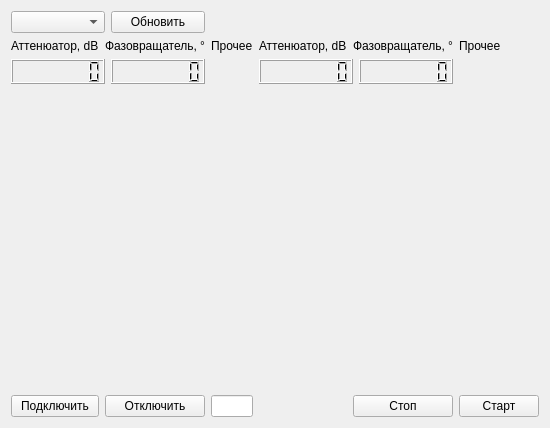
<?xml version="1.0" encoding="UTF-8"?>
<ui version="4.0">
 <class>quickSwitchMode</class>
 <widget class="QWidget" name="quickSwitchMode">
  <property name="geometry">
   <rect>
    <x>0</x>
    <y>0</y>
    <width>531</width>
    <height>428</height>
   </rect>
  </property>
  <property name="windowTitle">
   <string>Form</string>
  </property>
  <layout class="QGridLayout" name="gridLayout">
   <item row="2" column="3">
    <layout class="QVBoxLayout" name="verticalLayoutAtt_6"/>
   </item>
   <item row="1" column="0">
    <widget class="QLabel" name="label_2">
     <property name="text">
      <string>Аттенюатор, dB</string>
     </property>
    </widget>
   </item>
   <item row="1" column="2">
    <widget class="QLabel" name="label_8">
     <property name="text">
      <string>Прочее</string>
     </property>
    </widget>
   </item>
   <item row="0" column="0" colspan="2">
    <layout class="QGridLayout" name="gridLayout_10">
     <item row="0" column="1">
      <widget class="QPushButton" name="pushButtonRefresh_4">
       <property name="minimumSize">
        <size>
         <width>0</width>
         <height>0</height>
        </size>
       </property>
       <property name="text">
        <string>Обновить</string>
       </property>
      </widget>
     </item>
     <item row="0" column="0">
      <widget class="QComboBox" name="comboBoxToolList_4">
       <property name="minimumSize">
        <size>
         <width>0</width>
         <height>0</height>
        </size>
       </property>
       <property name="layoutDirection">
        <enum>Qt::LeftToRight</enum>
       </property>
       <property name="insertPolicy">
        <enum>QComboBox::InsertAtBottom</enum>
       </property>
      </widget>
     </item>
    </layout>
   </item>
   <item row="1" column="4">
    <widget class="QLabel" name="label_9">
     <property name="text">
      <string>Фазовращатель, °</string>
     </property>
    </widget>
   </item>
   <item row="1" column="1">
    <widget class="QLabel" name="label_7">
     <property name="text">
      <string>Фазовращатель, °</string>
     </property>
    </widget>
   </item>
   <item row="1" column="5">
    <widget class="QLabel" name="label_10">
     <property name="text">
      <string>Прочее</string>
     </property>
    </widget>
   </item>
   <item row="1" column="3">
    <widget class="QLabel" name="label_3">
     <property name="text">
      <string>Аттенюатор, dB</string>
     </property>
    </widget>
   </item>
   <item row="2" column="0">
    <layout class="QVBoxLayout" name="verticalLayoutAtt_4"/>
   </item>
   <item row="2" column="2">
    <layout class="QVBoxLayout" name="verticalLayoutOther_4">
     <property name="sizeConstraint">
      <enum>QLayout::SetDefaultConstraint</enum>
     </property>
     <property name="rightMargin">
      <number>0</number>
     </property>
    </layout>
   </item>
   <item row="2" column="1">
    <layout class="QVBoxLayout" name="verticalLayoutFv_4"/>
   </item>
   <item row="5" column="2">
    <widget class="QLineEdit" name="lineEdit"/>
   </item>
   <item row="5" column="4">
    <widget class="QPushButton" name="pushButton">
     <property name="text">
      <string>Стоп</string>
     </property>
    </widget>
   </item>
   <item row="5" column="0">
    <widget class="QPushButton" name="connectButton">
     <property name="text">
      <string>Подключить</string>
     </property>
    </widget>
   </item>
   <item row="2" column="4">
    <layout class="QVBoxLayout" name="verticalLayoutFv_6"/>
   </item>
   <item row="5" column="5">
    <widget class="QPushButton" name="sendButton">
     <property name="text">
      <string>Старт</string>
     </property>
    </widget>
   </item>
   <item row="3" column="0" colspan="2">
    <layout class="QGridLayout" name="gridLayout_11">
     <item row="0" column="1">
      <widget class="QLCDNumber" name="lcdNumber_6">
       <property name="minimumSize">
        <size>
         <width>0</width>
         <height>25</height>
        </size>
       </property>
       <property name="maximumSize">
        <size>
         <width>16777215</width>
         <height>30</height>
        </size>
       </property>
       <property name="sizeIncrement">
        <size>
         <width>0</width>
         <height>30</height>
        </size>
       </property>
       <property name="digitCount">
        <number>7</number>
       </property>
      </widget>
     </item>
     <item row="0" column="0">
      <widget class="QLCDNumber" name="lcdNumber_5">
       <property name="minimumSize">
        <size>
         <width>0</width>
         <height>25</height>
        </size>
       </property>
       <property name="maximumSize">
        <size>
         <width>16777215</width>
         <height>30</height>
        </size>
       </property>
       <property name="sizeIncrement">
        <size>
         <width>0</width>
         <height>30</height>
        </size>
       </property>
       <property name="smallDecimalPoint">
        <bool>false</bool>
       </property>
       <property name="digitCount">
        <number>7</number>
       </property>
       <property name="value" stdset="0">
        <double>0.000000000000000</double>
       </property>
      </widget>
     </item>
    </layout>
   </item>
   <item row="3" column="3" colspan="2">
    <layout class="QGridLayout" name="gridLayout_12">
     <item row="0" column="1">
      <widget class="QLCDNumber" name="lcdNumber_7">
       <property name="minimumSize">
        <size>
         <width>0</width>
         <height>25</height>
        </size>
       </property>
       <property name="maximumSize">
        <size>
         <width>16777215</width>
         <height>30</height>
        </size>
       </property>
       <property name="sizeIncrement">
        <size>
         <width>0</width>
         <height>30</height>
        </size>
       </property>
       <property name="digitCount">
        <number>7</number>
       </property>
      </widget>
     </item>
     <item row="0" column="0">
      <widget class="QLCDNumber" name="lcdNumber_8">
       <property name="minimumSize">
        <size>
         <width>0</width>
         <height>25</height>
        </size>
       </property>
       <property name="maximumSize">
        <size>
         <width>16777215</width>
         <height>30</height>
        </size>
       </property>
       <property name="sizeIncrement">
        <size>
         <width>0</width>
         <height>30</height>
        </size>
       </property>
       <property name="smallDecimalPoint">
        <bool>false</bool>
       </property>
       <property name="digitCount">
        <number>7</number>
       </property>
       <property name="value" stdset="0">
        <double>0.000000000000000</double>
       </property>
      </widget>
     </item>
    </layout>
   </item>
   <item row="2" column="5">
    <layout class="QVBoxLayout" name="verticalLayoutOther_6"/>
   </item>
   <item row="4" column="0">
    <spacer name="verticalSpacer">
     <property name="orientation">
      <enum>Qt::Vertical</enum>
     </property>
     <property name="sizeHint" stdset="0">
      <size>
       <width>80</width>
       <height>287</height>
      </size>
     </property>
    </spacer>
   </item>
   <item row="5" column="1">
    <widget class="QPushButton" name="disconnectButton">
     <property name="text">
      <string>Отключить</string>
     </property>
    </widget>
   </item>
  </layout>
 </widget>
 <resources/>
 <connections/>
</ui>
